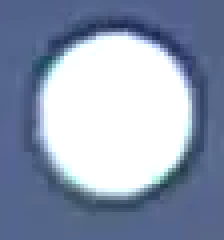
#> input picture foamie_test_frames/circle.png, 56 x 60 px (shown 4 times larger)
$ python -i bitmap.py   (imports and definitions only)
#> lines starting #> are read from the running program, lines starting #| are printed output that depends on the picture; after the words box and inside, x2 and y2 are one past the last pixel; in counts of white or black regions, pixels touching at a corner belong together
#> further down, picture is the input picture: shape (60, 56, 3); mean B, G, R 177.6, 154.3, 141.9
import cv2
import numpy as np


def find_edge(img):
    gray = cv2.cvtColor(img, cv2.COLOR_BGR2GRAY)
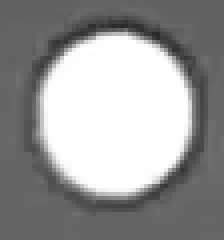
#> gray: shape (60, 56) (shown 4 times larger); min 41, max 255, mean 153.2
    high_thresh, thresh_img = cv2.threshold(gray, 0, 255, cv2.THRESH_BINARY + cv2.THRESH_OTSU)
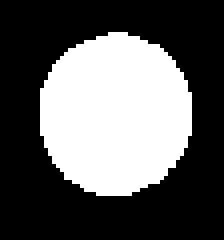
#> thresh_img: shape (60, 56) (shown 4 times larger); 36.5% white; 1 white region, box (x1, y1, x2, y2) and area: (10, 8, 48, 49) 1228
#> high_thresh = 173
    return cv2.Canny(img, high_thresh//2, high_thresh)
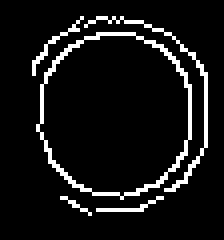
#> returned value: shape (60, 56) (shown 4 times larger); 8% white in thin lines or dots, all inside (x1, y1, x2, y2) = (8, 4, 52, 54)


def morphology(img, it):
    kernel = np.ones((3, 3))
    return cv2.dilate(img, kernel, iterations=it)
    # return img

def floodfill(img, subdiv):
    im_floodfill = img.copy()
    im_floodfill = morphology(im_floodfill, 2)

    h, w = img.shape[:2]
    mask = np.zeros((h+2, w+2), np.uint8)

    # Top, bottom
    for col in range(0, w, w//subdiv):
        cv2.floodFill(im_floodfill, mask, (col, 0), 255)
        cv2.floodFill(im_floodfill, mask, (col, h-1), 255)

    # Left, right
    for row in range(0, h, h//subdiv):
        cv2.floodFill(im_floodfill, mask, (0, row), 255)
        cv2.floodFill(im_floodfill, mask, (w-1, row), 255)

    inv = cv2.bitwise_not(im_floodfill)
    im_out = img | inv
    im_out = morphology(im_out, 2)
    return im_out

>>> import cv2
>>> picture = cv2.imread('../foamie_test_frames/circle.png')
>>> result = find_edge(picture)

$ run again, on foamie_test_frames/extract.png
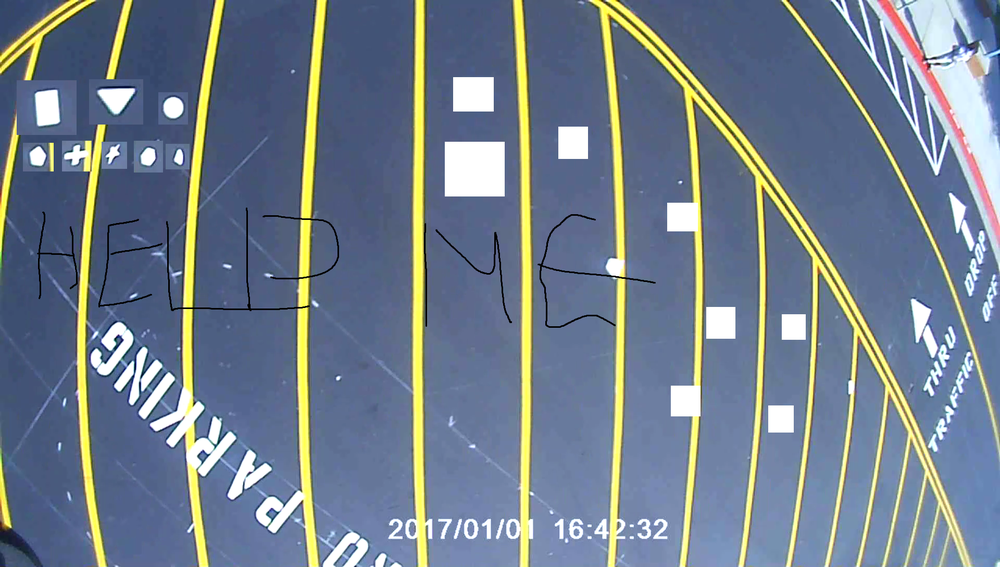
#> input picture foamie_test_frames/extract.png, 1000 x 567 px, shrunk from 1920 x 1088 before the run
#> picture is the input picture: shape (567, 1000, 3); mean B, G, R 140.9, 126, 113.1
#> in find_edge, `high_thresh, thresh_img = cv2.threshold(gray, 0, 255, cv2.THRESH_BINAR..`:
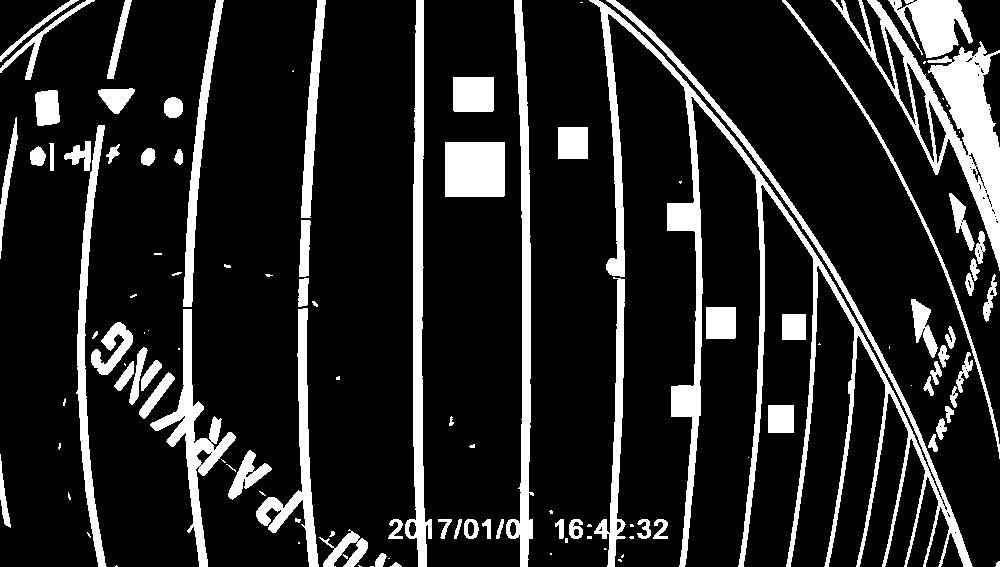
#> thresh_img: shape (567, 1000); 15.3% white; 119 white regions (43 under 20 px), largest, box (x1, y1, x2, y2) and area: (589, 0, 973, 567) 19924, (831, 0, 1000, 271) 9999, (405, 0, 432, 567) 5569
#> high_thresh = 168
#> in find_edge, `return cv2.Canny(img, high_thresh//2, high_thresh)`:
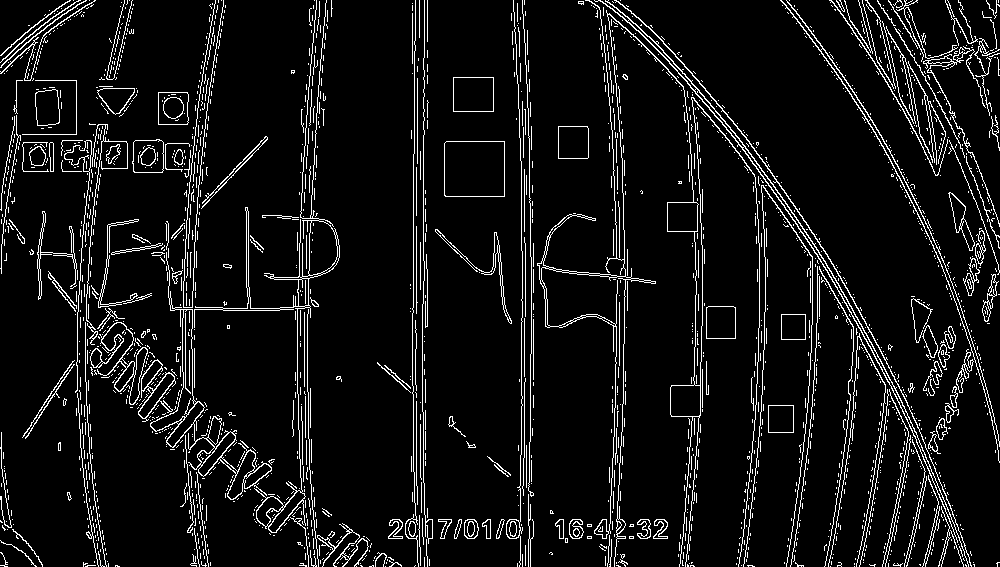
#> returned value: shape (567, 1000); 7.5% white in thin lines or dots

$ run again, on foamie_test_frames/hexagon.png
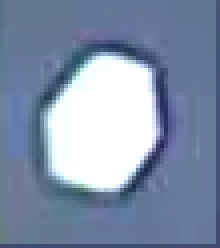
#> input picture foamie_test_frames/hexagon.png, 55 x 62 px (shown 4 times larger)
#> picture is the input picture: shape (62, 55, 3); mean B, G, R 170.3, 144.4, 128.7
#> in find_edge, `high_thresh, thresh_img = cv2.threshold(gray, 0, 255, cv2.THRESH_BINAR..`:
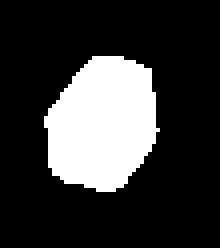
#> thresh_img: shape (62, 55) (shown 4 times larger); 21.6% white; 1 white region, box (x1, y1, x2, y2) and area: (11, 14, 40, 48) 738
#> high_thresh = 181
#> in find_edge, `return cv2.Canny(img, high_thresh//2, high_thresh)`:
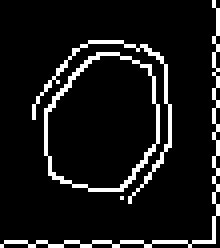
#> returned value: shape (62, 55) (shown 4 times larger); 9.3% white in thin lines or dots
